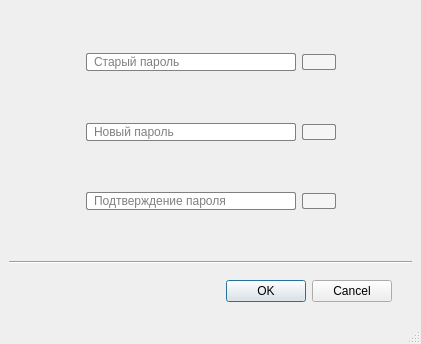
<?xml version="1.0" encoding="UTF-8"?>
<ui version="4.0">
 <class>PasswordCheckerApp</class>
 <widget class="QMainWindow" name="PasswordCheckerApp">
  <property name="windowModality">
   <enum>Qt::ApplicationModal</enum>
  </property>
  <property name="geometry">
   <rect>
    <x>0</x>
    <y>0</y>
    <width>421</width>
    <height>344</height>
   </rect>
  </property>
  <property name="minimumSize">
   <size>
    <width>421</width>
    <height>344</height>
   </size>
  </property>
  <property name="maximumSize">
   <size>
    <width>421</width>
    <height>344</height>
   </size>
  </property>
  <property name="windowTitle">
   <string>Смена мастер-пароля</string>
  </property>
  <property name="windowIcon">
   <iconset>
    <normaloff>../icons/change_key.png</normaloff>../icons/change_key.png</iconset>
  </property>
  <widget class="QWidget" name="centralwidget">
   <layout class="QVBoxLayout" name="verticalLayout">
    <item>
     <spacer name="verticalSpacer">
      <property name="orientation">
       <enum>Qt::Vertical</enum>
      </property>
      <property name="sizeHint" stdset="0">
       <size>
        <width>20</width>
        <height>40</height>
       </size>
      </property>
     </spacer>
    </item>
    <item>
     <layout class="QHBoxLayout" name="horizontalLayout_2">
      <item>
       <spacer name="horizontalSpacer_2">
        <property name="orientation">
         <enum>Qt::Horizontal</enum>
        </property>
        <property name="sizeHint" stdset="0">
         <size>
          <width>40</width>
          <height>20</height>
         </size>
        </property>
       </spacer>
      </item>
      <item>
       <widget class="QLineEdit" name="oldPasswordEdit">
        <property name="minimumSize">
         <size>
          <width>210</width>
          <height>0</height>
         </size>
        </property>
        <property name="styleSheet">
         <string notr="true">border : 1px solid gray; border-radius : 2px; padding-left: 5px;</string>
        </property>
        <property name="placeholderText">
         <string>Старый пароль</string>
        </property>
       </widget>
      </item>
      <item>
       <widget class="QPushButton" name="showOldPasswordButton">
        <property name="styleSheet">
         <string notr="true">QPushButton {
            border : 1px solid gray; border-radius : 2px;
			background-color: rgb(245, 245, 245);
        }
        QPushButton:hover {
            background-color: rgb(250, 250, 250);
        }
</string>
        </property>
        <property name="text">
         <string/>
        </property>
        <property name="icon">
         <iconset>
          <normaloff>../icons/closed_eye.png</normaloff>../icons/closed_eye.png</iconset>
        </property>
       </widget>
      </item>
      <item>
       <spacer name="horizontalSpacer_3">
        <property name="orientation">
         <enum>Qt::Horizontal</enum>
        </property>
        <property name="sizeHint" stdset="0">
         <size>
          <width>40</width>
          <height>20</height>
         </size>
        </property>
       </spacer>
      </item>
     </layout>
    </item>
    <item>
     <spacer name="verticalSpacer_8">
      <property name="orientation">
       <enum>Qt::Vertical</enum>
      </property>
      <property name="sizeHint" stdset="0">
       <size>
        <width>20</width>
        <height>40</height>
       </size>
      </property>
     </spacer>
    </item>
    <item>
     <layout class="QHBoxLayout" name="horizontalLayout_3">
      <item>
       <spacer name="horizontalSpacer_4">
        <property name="orientation">
         <enum>Qt::Horizontal</enum>
        </property>
        <property name="sizeHint" stdset="0">
         <size>
          <width>40</width>
          <height>20</height>
         </size>
        </property>
       </spacer>
      </item>
      <item>
       <widget class="QLineEdit" name="newPasswordEdit">
        <property name="minimumSize">
         <size>
          <width>210</width>
          <height>0</height>
         </size>
        </property>
        <property name="styleSheet">
         <string notr="true">border : 1px solid gray; border-radius : 2px; padding-left: 5px;</string>
        </property>
        <property name="placeholderText">
         <string>Новый пароль</string>
        </property>
       </widget>
      </item>
      <item>
       <widget class="QPushButton" name="showNewPasswordButton">
        <property name="styleSheet">
         <string notr="true">QPushButton {
            border : 1px solid gray; border-radius : 2px;
			background-color: rgb(245, 245, 245);
        }
        QPushButton:hover {
            background-color: rgb(250, 250, 250);
        }
</string>
        </property>
        <property name="text">
         <string/>
        </property>
        <property name="icon">
         <iconset>
          <normaloff>../icons/closed_eye.png</normaloff>../icons/closed_eye.png</iconset>
        </property>
       </widget>
      </item>
      <item>
       <spacer name="horizontalSpacer_5">
        <property name="orientation">
         <enum>Qt::Horizontal</enum>
        </property>
        <property name="sizeHint" stdset="0">
         <size>
          <width>40</width>
          <height>20</height>
         </size>
        </property>
       </spacer>
      </item>
     </layout>
    </item>
    <item>
     <spacer name="verticalSpacer_10">
      <property name="orientation">
       <enum>Qt::Vertical</enum>
      </property>
      <property name="sizeHint" stdset="0">
       <size>
        <width>20</width>
        <height>40</height>
       </size>
      </property>
     </spacer>
    </item>
    <item>
     <layout class="QHBoxLayout" name="horizontalLayout_4">
      <item>
       <spacer name="horizontalSpacer_6">
        <property name="orientation">
         <enum>Qt::Horizontal</enum>
        </property>
        <property name="sizeHint" stdset="0">
         <size>
          <width>40</width>
          <height>20</height>
         </size>
        </property>
       </spacer>
      </item>
      <item>
       <widget class="QLineEdit" name="newPasswordSubmitEdit">
        <property name="minimumSize">
         <size>
          <width>210</width>
          <height>0</height>
         </size>
        </property>
        <property name="styleSheet">
         <string notr="true">border : 1px solid gray; border-radius : 2px; padding-left: 5px;</string>
        </property>
        <property name="placeholderText">
         <string>Подтверждение пароля</string>
        </property>
       </widget>
      </item>
      <item>
       <widget class="QPushButton" name="showNewPasswordSubmitButton">
        <property name="styleSheet">
         <string notr="true">QPushButton {
            border : 1px solid gray; border-radius : 2px;
			background-color: rgb(245, 245, 245);
        }
        QPushButton:hover {
            background-color: rgb(250, 250, 250);
        }
</string>
        </property>
        <property name="text">
         <string/>
        </property>
        <property name="icon">
         <iconset>
          <normaloff>../icons/closed_eye.png</normaloff>../icons/closed_eye.png</iconset>
        </property>
       </widget>
      </item>
      <item>
       <spacer name="horizontalSpacer_7">
        <property name="orientation">
         <enum>Qt::Horizontal</enum>
        </property>
        <property name="sizeHint" stdset="0">
         <size>
          <width>40</width>
          <height>20</height>
         </size>
        </property>
       </spacer>
      </item>
     </layout>
    </item>
    <item>
     <spacer name="verticalSpacer_2">
      <property name="orientation">
       <enum>Qt::Vertical</enum>
      </property>
      <property name="sizeHint" stdset="0">
       <size>
        <width>20</width>
        <height>40</height>
       </size>
      </property>
     </spacer>
    </item>
    <item>
     <widget class="Line" name="line">
      <property name="orientation">
       <enum>Qt::Horizontal</enum>
      </property>
     </widget>
    </item>
    <item>
     <layout class="QHBoxLayout" name="horizontalLayout">
      <item>
       <spacer name="horizontalSpacer">
        <property name="orientation">
         <enum>Qt::Horizontal</enum>
        </property>
        <property name="sizeHint" stdset="0">
         <size>
          <width>40</width>
          <height>20</height>
         </size>
        </property>
       </spacer>
      </item>
      <item>
       <widget class="QDialogButtonBox" name="buttonBox">
        <property name="locale">
         <locale language="Russian" country="Russia"/>
        </property>
        <property name="standardButtons">
         <set>QDialogButtonBox::Cancel|QDialogButtonBox::Ok</set>
        </property>
       </widget>
      </item>
      <item>
       <spacer name="verticalSpacer_3">
        <property name="orientation">
         <enum>Qt::Vertical</enum>
        </property>
        <property name="sizeHint" stdset="0">
         <size>
          <width>20</width>
          <height>40</height>
         </size>
        </property>
       </spacer>
      </item>
     </layout>
    </item>
   </layout>
  </widget>
  <widget class="QStatusBar" name="statusBar"/>
 </widget>
 <resources/>
 <connections/>
</ui>
